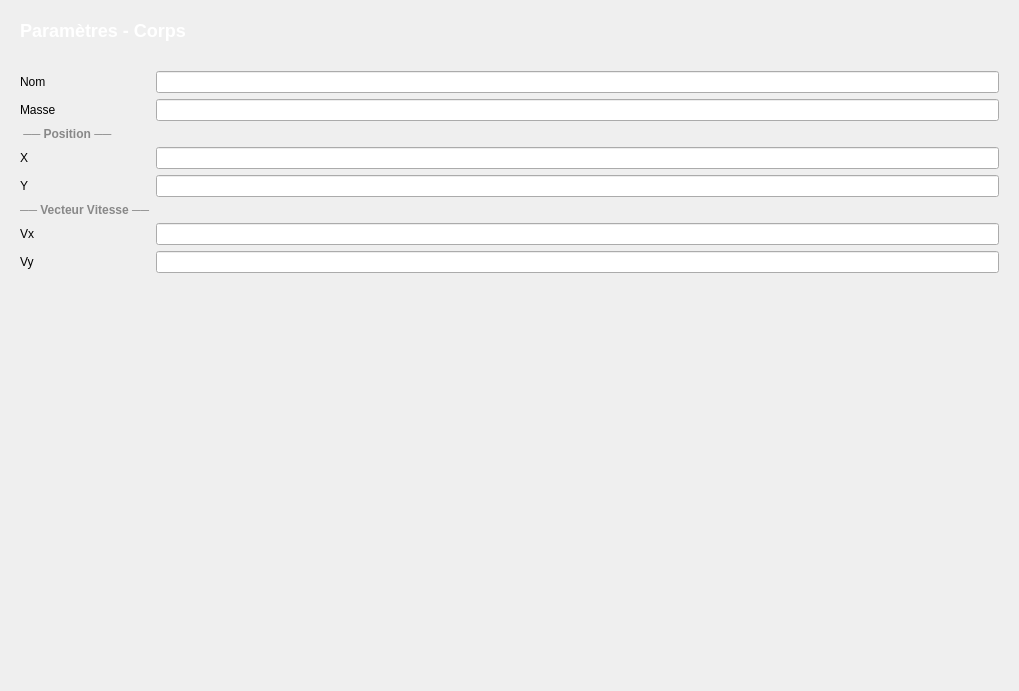
<?xml version="1.0" encoding="UTF-8"?>
<ui version="4.0">
 <class>BodyPanel</class>
 <widget class="QWidget" name="BodyPanel">
  <property name="enabled">
   <bool>true</bool>
  </property>
  <property name="geometry">
   <rect>
    <x>0</x>
    <y>0</y>
    <width>1019</width>
    <height>691</height>
   </rect>
  </property>
  <property name="windowTitle">
   <string>Form</string>
  </property>
  <layout class="QVBoxLayout" name="verticalLayout_3">
   <item>
    <layout class="QVBoxLayout" name="verticalLayout_2">
     <item>
      <widget class="QWidget" name="widget" native="true">
       <property name="maximumSize">
        <size>
         <width>16777215</width>
         <height>40</height>
        </size>
       </property>
       <layout class="QHBoxLayout" name="horizontalLayout_3">
        <item>
         <layout class="QHBoxLayout" name="horizontalLayout_2">
          <item>
           <widget class="QLabel" name="labelNomCorps">
            <property name="styleSheet">
             <string notr="true">font-size: 18px; font-weight: bold; color: #ffffff;</string>
            </property>
            <property name="text">
             <string>Paramètres - Corps</string>
            </property>
           </widget>
          </item>
         </layout>
        </item>
       </layout>
      </widget>
     </item>
     <item>
      <widget class="QWidget" name="widget_2" native="true">
       <layout class="QFormLayout" name="formLayout_6">
        <item row="0" column="0">
         <layout class="QFormLayout" name="formLayout_5"/>
        </item>
        <item row="1" column="0">
         <widget class="QLabel" name="label">
          <property name="text">
           <string>Nom</string>
          </property>
         </widget>
        </item>
        <item row="1" column="1">
         <widget class="QLineEdit" name="editNom">
          <property name="readOnly">
           <bool>true</bool>
          </property>
         </widget>
        </item>
        <item row="2" column="0">
         <widget class="QLabel" name="label_2">
          <property name="text">
           <string>Masse</string>
          </property>
         </widget>
        </item>
        <item row="2" column="1">
         <widget class="QLineEdit" name="editMasse">
          <property name="readOnly">
           <bool>true</bool>
          </property>
         </widget>
        </item>
        <item row="3" column="0">
         <widget class="QLabel" name="label_3">
          <property name="styleSheet">
           <string notr="true">font-weight: bold; color: #888888;</string>
          </property>
          <property name="text">
           <string> ── Position ──</string>
          </property>
         </widget>
        </item>
        <item row="4" column="0">
         <widget class="QLabel" name="label_4">
          <property name="text">
           <string>X</string>
          </property>
         </widget>
        </item>
        <item row="4" column="1">
         <widget class="QLineEdit" name="editX">
          <property name="readOnly">
           <bool>true</bool>
          </property>
         </widget>
        </item>
        <item row="5" column="0">
         <widget class="QLabel" name="label_5">
          <property name="text">
           <string>Y</string>
          </property>
         </widget>
        </item>
        <item row="5" column="1">
         <widget class="QLineEdit" name="editY">
          <property name="readOnly">
           <bool>true</bool>
          </property>
         </widget>
        </item>
        <item row="6" column="0">
         <widget class="QLabel" name="label_6">
          <property name="styleSheet">
           <string notr="true">font-weight: bold; color: #888888;</string>
          </property>
          <property name="text">
           <string>── Vecteur Vitesse ──</string>
          </property>
         </widget>
        </item>
        <item row="7" column="0">
         <widget class="QLabel" name="label_7">
          <property name="text">
           <string>Vx</string>
          </property>
         </widget>
        </item>
        <item row="7" column="1">
         <widget class="QLineEdit" name="editVx">
          <property name="readOnly">
           <bool>true</bool>
          </property>
         </widget>
        </item>
        <item row="8" column="0">
         <widget class="QLabel" name="label_8">
          <property name="text">
           <string>Vy</string>
          </property>
         </widget>
        </item>
        <item row="8" column="1">
         <widget class="QLineEdit" name="editVy">
          <property name="readOnly">
           <bool>true</bool>
          </property>
         </widget>
        </item>
       </layout>
      </widget>
     </item>
    </layout>
   </item>
   <item>
    <widget class="QWidget" name="widget_3" native="true">
     <layout class="QVBoxLayout" name="verticalLayout_12">
      <item>
       <layout class="QVBoxLayout" name="verticalLayout_11"/>
      </item>
     </layout>
    </widget>
   </item>
   <item>
    <spacer name="verticalSpacer">
     <property name="orientation">
      <enum>Qt::Orientation::Vertical</enum>
     </property>
     <property name="sizeHint" stdset="0">
      <size>
       <width>20</width>
       <height>40</height>
      </size>
     </property>
    </spacer>
   </item>
  </layout>
 </widget>
 <resources/>
 <connections/>
</ui>
